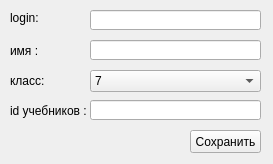
<?xml version="1.0" encoding="UTF-8"?>
<ui version="4.0">
 <class>Form</class>
 <widget class="QWidget" name="Form">
  <property name="geometry">
   <rect>
    <x>0</x>
    <y>0</y>
    <width>273</width>
    <height>164</height>
   </rect>
  </property>
  <property name="windowTitle">
   <string>Form</string>
  </property>
  <widget class="QLabel" name="label_6">
   <property name="geometry">
    <rect>
     <x>10</x>
     <y>130</y>
     <width>181</width>
     <height>21</height>
    </rect>
   </property>
   <property name="text">
    <string/>
   </property>
  </widget>
  <widget class="QLineEdit" name="lineEdit">
   <property name="geometry">
    <rect>
     <x>90</x>
     <y>10</y>
     <width>171</width>
     <height>20</height>
    </rect>
   </property>
   <property name="readOnly">
    <bool>true</bool>
   </property>
  </widget>
  <widget class="QComboBox" name="comboBox">
   <property name="geometry">
    <rect>
     <x>90</x>
     <y>70</y>
     <width>171</width>
     <height>22</height>
    </rect>
   </property>
   <item>
    <property name="text">
     <string>7</string>
    </property>
   </item>
   <item>
    <property name="text">
     <string>8</string>
    </property>
   </item>
   <item>
    <property name="text">
     <string>9</string>
    </property>
   </item>
   <item>
    <property name="text">
     <string>10</string>
    </property>
   </item>
   <item>
    <property name="text">
     <string>11</string>
    </property>
   </item>
  </widget>
  <widget class="QLineEdit" name="lineEdit_2">
   <property name="geometry">
    <rect>
     <x>90</x>
     <y>40</y>
     <width>171</width>
     <height>20</height>
    </rect>
   </property>
  </widget>
  <widget class="QLabel" name="label_5">
   <property name="geometry">
    <rect>
     <x>10</x>
     <y>70</y>
     <width>47</width>
     <height>21</height>
    </rect>
   </property>
   <property name="text">
    <string>класс:</string>
   </property>
  </widget>
  <widget class="QLabel" name="label_4">
   <property name="geometry">
    <rect>
     <x>10</x>
     <y>40</y>
     <width>47</width>
     <height>21</height>
    </rect>
   </property>
   <property name="text">
    <string>имя :</string>
   </property>
  </widget>
  <widget class="QPushButton" name="pushButton">
   <property name="geometry">
    <rect>
     <x>190</x>
     <y>130</y>
     <width>71</width>
     <height>23</height>
    </rect>
   </property>
   <property name="text">
    <string>Сохранить</string>
   </property>
  </widget>
  <widget class="QLabel" name="label">
   <property name="geometry">
    <rect>
     <x>10</x>
     <y>10</y>
     <width>47</width>
     <height>16</height>
    </rect>
   </property>
   <property name="text">
    <string>login:</string>
   </property>
  </widget>
  <widget class="QLineEdit" name="lineEdit_3">
   <property name="geometry">
    <rect>
     <x>90</x>
     <y>100</y>
     <width>171</width>
     <height>20</height>
    </rect>
   </property>
  </widget>
  <widget class="QLabel" name="label_7">
   <property name="geometry">
    <rect>
     <x>10</x>
     <y>100</y>
     <width>81</width>
     <height>21</height>
    </rect>
   </property>
   <property name="text">
    <string>id учебников :</string>
   </property>
  </widget>
 </widget>
 <resources/>
 <connections/>
</ui>
